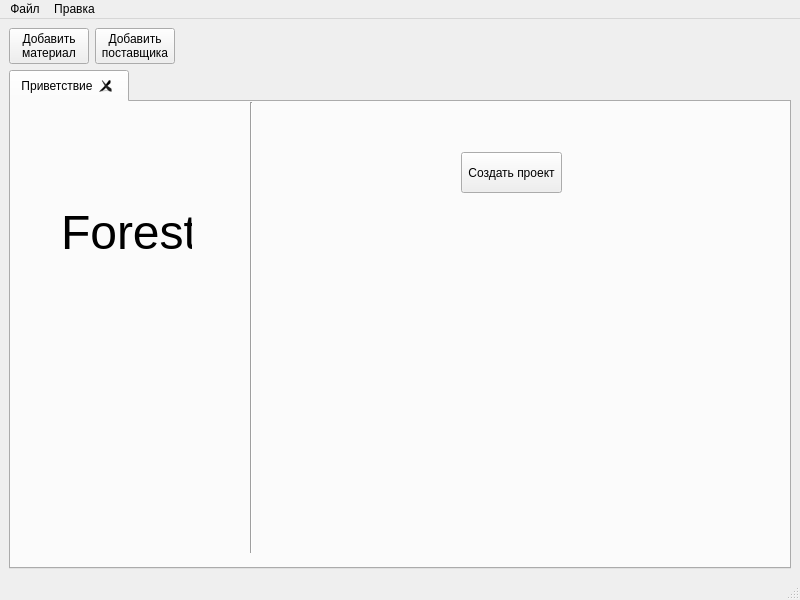
<?xml version="1.0" encoding="UTF-8"?>
<ui version="4.0">
 <class>MainWindow</class>
 <widget class="QMainWindow" name="MainWindow">
  <property name="geometry">
   <rect>
    <x>0</x>
    <y>0</y>
    <width>800</width>
    <height>600</height>
   </rect>
  </property>
  <property name="sizePolicy">
   <sizepolicy hsizetype="Expanding" vsizetype="Expanding">
    <horstretch>0</horstretch>
    <verstretch>0</verstretch>
   </sizepolicy>
  </property>
  <property name="mouseTracking">
   <bool>true</bool>
  </property>
  <property name="tabletTracking">
   <bool>false</bool>
  </property>
  <property name="windowTitle">
   <string>Forest</string>
  </property>
  <widget class="QWidget" name="centralwidget">
   <layout class="QGridLayout" name="gridLayout">
    <item row="0" column="0">
     <layout class="QHBoxLayout" name="horizontalLayout">
      <item>
       <widget class="QPushButton" name="addNewMaterialDB">
        <property name="sizePolicy">
         <sizepolicy hsizetype="Fixed" vsizetype="Fixed">
          <horstretch>0</horstretch>
          <verstretch>0</verstretch>
         </sizepolicy>
        </property>
        <property name="text">
         <string>Добавить
материал</string>
        </property>
       </widget>
      </item>
      <item>
       <widget class="QPushButton" name="pushButton">
        <property name="sizePolicy">
         <sizepolicy hsizetype="Fixed" vsizetype="Fixed">
          <horstretch>0</horstretch>
          <verstretch>0</verstretch>
         </sizepolicy>
        </property>
        <property name="text">
         <string>Добавить
поставщика</string>
        </property>
        <property name="autoDefault">
         <bool>false</bool>
        </property>
        <property name="default">
         <bool>false</bool>
        </property>
       </widget>
      </item>
      <item>
       <spacer name="horizontalSpacer">
        <property name="orientation">
         <enum>Qt::Horizontal</enum>
        </property>
        <property name="sizeHint" stdset="0">
         <size>
          <width>40</width>
          <height>20</height>
         </size>
        </property>
       </spacer>
      </item>
     </layout>
    </item>
    <item row="1" column="0">
     <widget class="QTabWidget" name="tabWidget">
      <property name="sizePolicy">
       <sizepolicy hsizetype="Expanding" vsizetype="Expanding">
        <horstretch>0</horstretch>
        <verstretch>0</verstretch>
       </sizepolicy>
      </property>
      <property name="minimumSize">
       <size>
        <width>0</width>
        <height>0</height>
       </size>
      </property>
      <property name="currentIndex">
       <number>0</number>
      </property>
      <property name="tabsClosable">
       <bool>true</bool>
      </property>
      <widget class="QWidget" name="tabGreating">
       <attribute name="title">
        <string>Приветствие</string>
       </attribute>
       <widget class="QLabel" name="label">
        <property name="geometry">
         <rect>
          <x>50</x>
          <y>110</y>
          <width>131</width>
          <height>41</height>
         </rect>
        </property>
        <property name="font">
         <font>
          <pointsize>36</pointsize>
         </font>
        </property>
        <property name="text">
         <string>Forest</string>
        </property>
       </widget>
       <widget class="Line" name="line">
        <property name="geometry">
         <rect>
          <x>230</x>
          <y>0</y>
          <width>20</width>
          <height>451</height>
         </rect>
        </property>
        <property name="orientation">
         <enum>Qt::Vertical</enum>
        </property>
       </widget>
       <widget class="QPushButton" name="pushButton_3">
        <property name="geometry">
         <rect>
          <x>450</x>
          <y>50</y>
          <width>101</width>
          <height>41</height>
         </rect>
        </property>
        <property name="sizePolicy">
         <sizepolicy hsizetype="Fixed" vsizetype="Fixed">
          <horstretch>0</horstretch>
          <verstretch>0</verstretch>
         </sizepolicy>
        </property>
        <property name="text">
         <string>Создать проект</string>
        </property>
       </widget>
      </widget>
     </widget>
    </item>
   </layout>
  </widget>
  <widget class="QMenuBar" name="menubar">
   <property name="geometry">
    <rect>
     <x>0</x>
     <y>0</y>
     <width>800</width>
     <height>21</height>
    </rect>
   </property>
   <property name="defaultUp">
    <bool>false</bool>
   </property>
   <widget class="QMenu" name="menuFile">
    <property name="title">
     <string>Файл</string>
    </property>
    <addaction name="separator"/>
    <addaction name="newProject"/>
    <addaction name="separator"/>
    <addaction name="saveProject"/>
    <addaction name="loadProject"/>
    <addaction name="separator"/>
    <addaction name="separator"/>
    <addaction name="quit"/>
   </widget>
   <widget class="QMenu" name="menuEdit">
    <property name="title">
     <string>Правка</string>
    </property>
    <addaction name="addMaterial"/>
    <addaction name="addSupplier"/>
   </widget>
   <addaction name="menuFile"/>
   <addaction name="menuEdit"/>
  </widget>
  <widget class="QStatusBar" name="statusbar"/>
  <action name="newProject">
   <property name="text">
    <string>Новый проект</string>
   </property>
   <property name="shortcut">
    <string>Ctrl+N</string>
   </property>
  </action>
  <action name="loadProject">
   <property name="text">
    <string>Загрузить проект</string>
   </property>
  </action>
  <action name="saveProject">
   <property name="text">
    <string>Сохранить проект</string>
   </property>
   <property name="shortcut">
    <string>Ctrl+S</string>
   </property>
  </action>
  <action name="quit">
   <property name="text">
    <string>Выход</string>
   </property>
   <property name="shortcut">
    <string>Ctrl+Q</string>
   </property>
  </action>
  <action name="addMaterial">
   <property name="text">
    <string>Добавить материал</string>
   </property>
  </action>
  <action name="addSupplier">
   <property name="text">
    <string>Добавить поставщика</string>
   </property>
  </action>
 </widget>
 <resources/>
 <connections/>
</ui>
